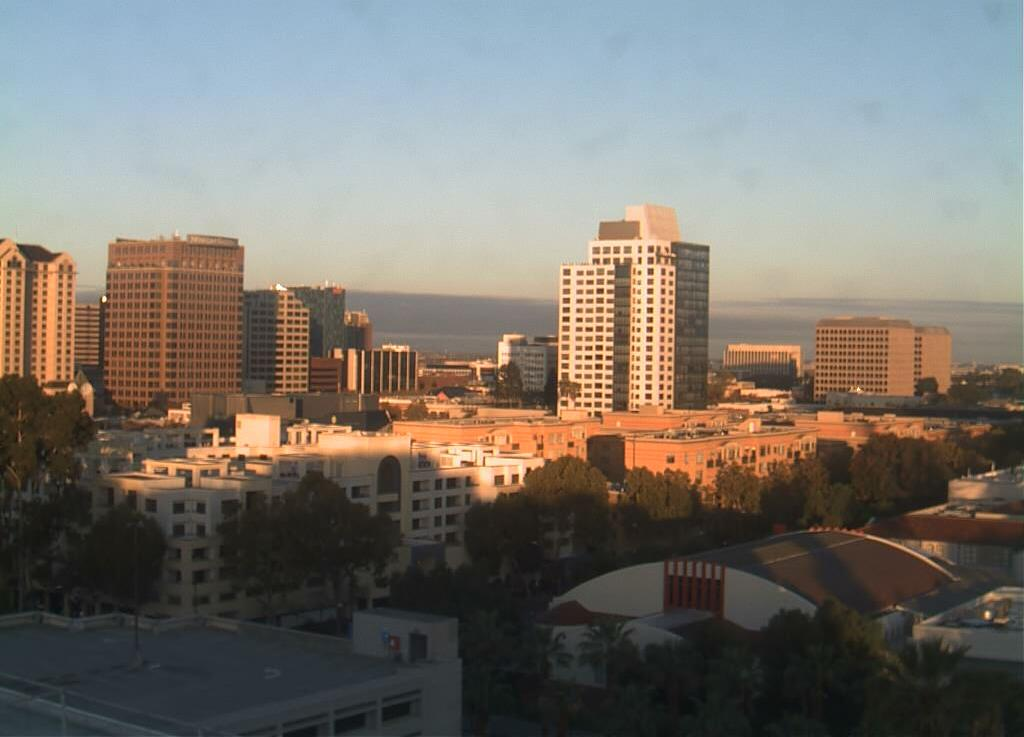
#> input picture 1_1_Image_Representation/day_night_images/training/day/20151101_145511.jpg, 1024 x 737 px; its folder holds only this picture in this run
$ jupyter execute --allow-errors '6_3. Average Brightness.ipynb'   (shell and % lines are left out)
#> lines starting #> are read from the running program, lines starting #| are printed output that depends on the picture
### 1_1_Image_Representation/helpers.py
# Helper functions

import os
import glob # library for loading images from a directory
import matplotlib.image as mpimg

import cv2


# This function loads in images and their labels and places them in a list
# The list contains all images and their associated labels
# For example, after data is loaded, im_list[0][:] will be the first image-label pair in the list
def load_dataset(image_dir):

    # Populate this empty image list
#> called with image_dir = 'day_night_images/training/'
    im_list = []
    image_types = ["day", "night"]

    # Iterate through each color folder
    for im_type in image_types:

        # Iterate through each image file in each image_type folder
        # glob reads in any image with the extension "image_dir/im_type/*"
        for file in glob.glob(os.path.join(image_dir, im_type, "*")):

            # Read in the image
            im = mpimg.imread(file)
#> im is the input picture: shape (737, 1024, 3); mean R, G, B 120.9, 116.4, 109.5

            # Check if the image exists/if it's been correctly read-in
            if not im is None:
                # Append the image, and it's type (red, green, yellow) to the image list
                im_list.append((im, im_type))

    return im_list


## Standardize the input images
# Resize each image to the desired input size: 600x1100px (hxw).

## Standardize the output
# With each loaded image, we also specify the expected output.
# For this, we use binary numerical values 0/1 = night/day.


# This function should take in an RGB image and return a new, standardized version
# 600 height x 1100 width image size (px x px)
def standardize_input(image):

    # Resize image and pre-process so that all "standard" images are the same size
    standard_im = cv2.resize(image, (1100, 600))

    return standard_im


# Examples:
# encode("day") should return: 1
# encode("night") should return: 0
def encode(label):

    numerical_val = 0
    if(label == 'day'):
        numerical_val = 1
    # else it is night and can stay 0

    return numerical_val

# using both functions above, standardize the input images and output labels
def standardize(image_list):

    # Empty image data array
    standard_list = []

    # Iterate through all the image-label pairs
    for item in image_list:
        image = item[0]
        label = item[1]

        # Standardize the image
        standardized_im = standardize_input(image)

        # Create a numerical label
        binary_label = encode(label)

        # Append the image, and it's one hot encoded label to the full, processed list of image data
        standard_list.append((standardized_im, binary_label))

    return standard_list

### 1_1_Image_Representation/6_3. Average Brightness.ipynb
# Day and Night Image Classifier
---

The day/night image dataset consists of 200 RGB color images in two categories: day and night. There are equal numbers of each example: 100 day images and 100 night images.

We'd like to build a classifier that can accurately label these images as day or night, and that relies on finding distinguishing features between the two types of images!

*Note: All images come from the [AMOS dataset](http://cs.uky.edu/~jacobs/datasets/amos/) (Archive of Many Outdoor Scenes).*

### Import resources

Before you get started on the project code, import the libraries and resources that you'll need.

[cell 1]
import cv2 # computer vision library
import helpers

import numpy as np
import matplotlib.pyplot as plt
import matplotlib.image as mpimg

## Training and Testing Data
The 200 day/night images are separated into training and testing datasets.

* 60% of these images are training images, for you to use as you create a classifier.
* 40% are test images, which will be used to test the accuracy of your classifier.

First, we set some variables to keep track of some where our images are stored:

    image_dir_training: the directory where our training image data is stored
    image_dir_test: the directory where our test image data is stored

[cell 2]
# Image data directories
image_dir_training = "day_night_images/training/"
image_dir_test = "day_night_images/test/"

## Load the datasets

These first few lines of code will load the training day/night images and store all of them in a variable, `IMAGE_LIST`. This list contains the images and their associated label ("day" or "night").

For example, the first image-label pair in `IMAGE_LIST` can be accessed by index:
``` IMAGE_LIST[0][:]```.

[cell 3]
# Using the load_dataset function in helpers.py
# Load training data
IMAGE_LIST = helpers.load_dataset(image_dir_training)
#> IMAGE_LIST = 2 items

## Construct a `STANDARDIZED_LIST` of input images and output labels.

This function takes in a list of image-label pairs and outputs a **standardized** list of resized images and numerical labels.

[cell 4]
# Standardize all training images
STANDARDIZED_LIST = helpers.standardize(IMAGE_LIST)
#> the loop in standardize, `for item in image_list:` made 2 passes
#> (label, numerical_val in encode, binary_label) on passes 1 to 2: ('day', 1, 1), ('night', 0, 0)
#> pass 1, in standardize_input, `standard_im = cv2.resize(image, (1100, 600))`:
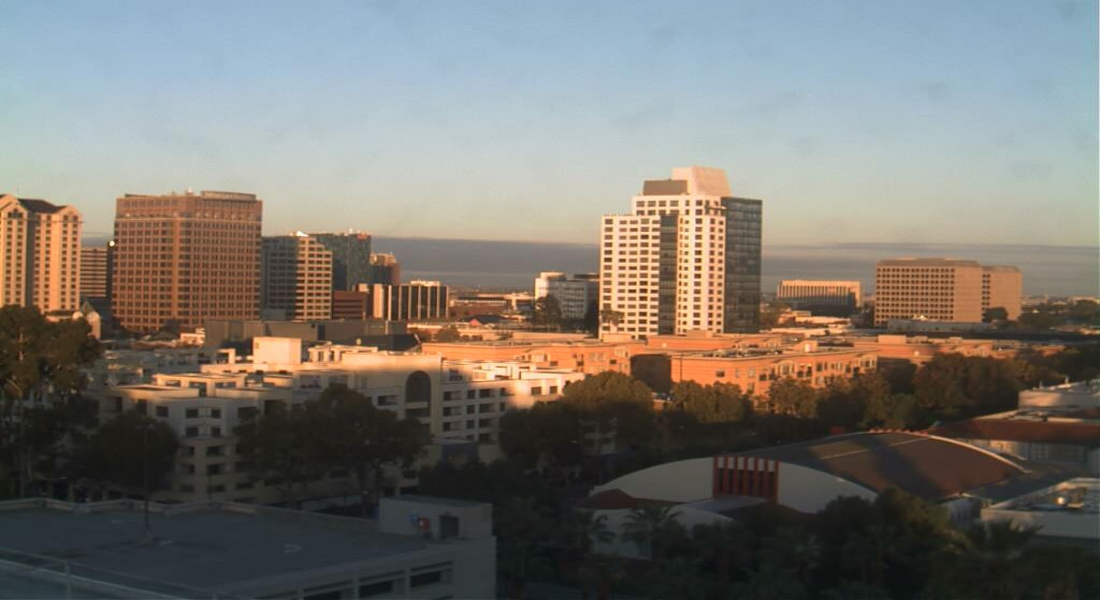
#> standard_im: shape (600, 1100, 3); mean R, G, B 120.8, 116.3, 109.4
#> pass 2, in standardize_input (call 2), `standard_im = cv2.resize(image, (1100, 600))`:
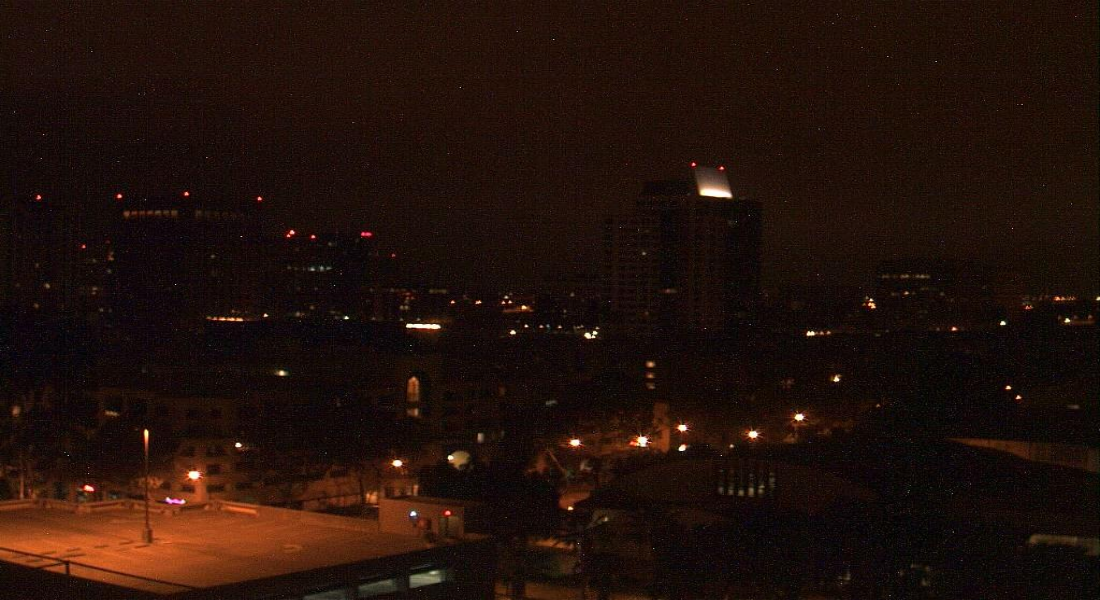
#> standard_im: shape (600, 1100, 3); mean R, G, B 33.7, 16.6, 10.3
#> STANDARDIZED_LIST = 2 items

## Visualize the standardized data

Display a standardized image from STANDARDIZED_LIST.

[cell 5]
# Display a standardized image and its label

# Select an image by index
image_num = 0
selected_image = STANDARDIZED_LIST[image_num][0]
selected_label = STANDARDIZED_LIST[image_num][1]
#> selected_label = 1

# Display image and data about it
plt.imshow(selected_image)
print("Shape: "+str(selected_image.shape))
#| Shape: (600, 1100, 3)
print("Label [1 = day, 0 = night]: " + str(selected_label))
#| Label [1 = day, 0 = night]: 1

# Feature Extraction

Create a feature that represents the brightness in an image. We'll be extracting the **average brightness** using HSV colorspace. Specifically, we'll use the V channel (a measure of brightness), add up the pixel values in the V channel, then divide that sum by the area of the image to get the average Value of the image.

## RGB to HSV conversion

Below, a test image is converted from RGB to HSV colorspace and each component is displayed in an image.

[cell 6]
# Convert and image to HSV colorspace
# Visualize the individual color channels

image_num = 0
test_im = STANDARDIZED_LIST[image_num][0]
test_label = STANDARDIZED_LIST[image_num][1]
#> test_label = 1

# Convert to HSV
hsv = cv2.cvtColor(test_im, cv2.COLOR_RGB2HSV)
#> hsv: shape (600, 1100, 3); mean H, S, V 52.9, 63.8, 132.1

# Print image label
print('Label: ' + str(test_label))
#| Label: 1

# HSV channels
h = hsv[:,:,0]
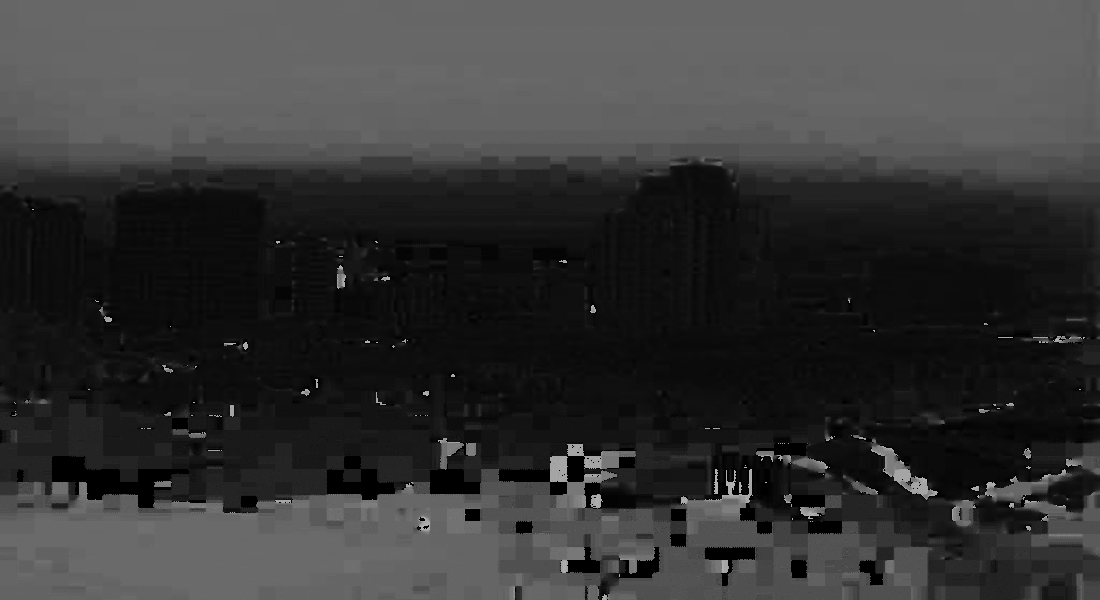
#> h: shape (600, 1100); min 0, max 179, mean 52.9
s = hsv[:,:,1]
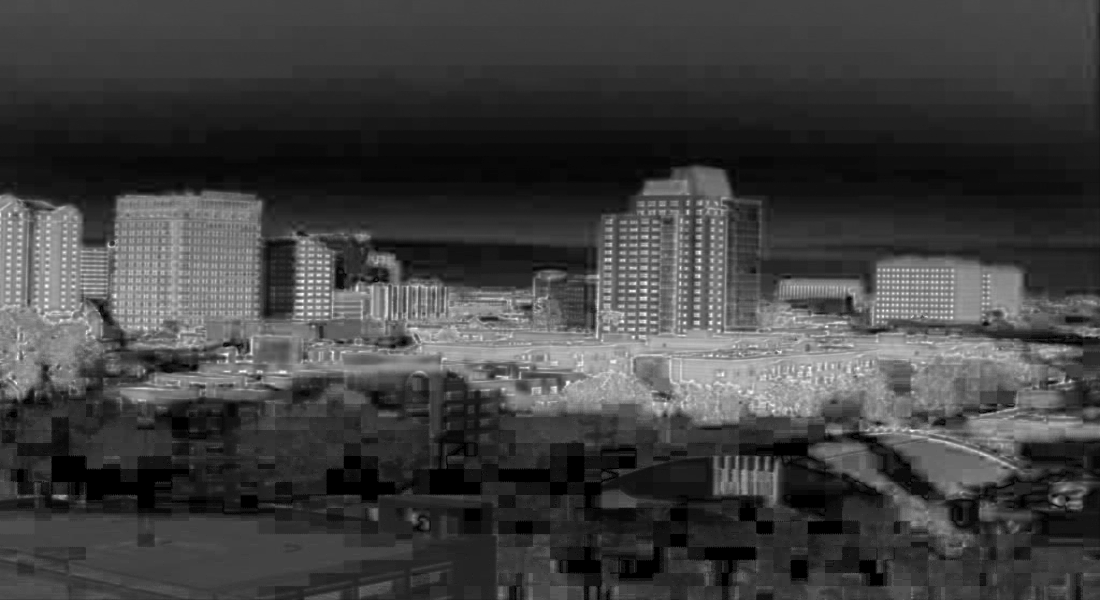
#> s: shape (600, 1100); min 0, max 255, mean 63.8
v = hsv[:,:,2]
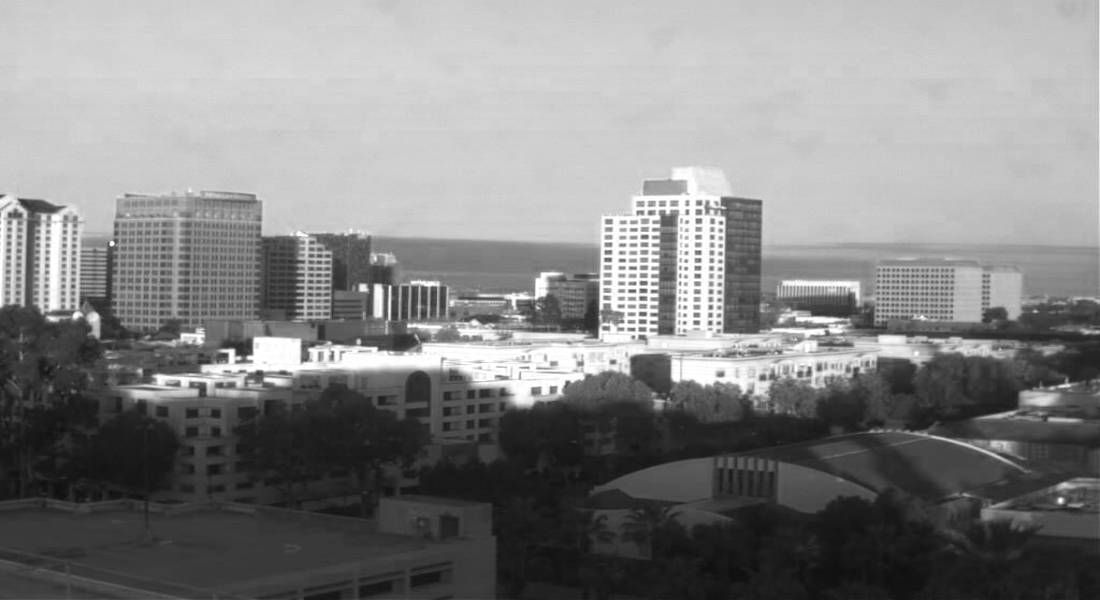
#> v: shape (600, 1100); min 15, max 255, mean 132.1

# Plot the original image and the three channels
f, (ax1, ax2, ax3, ax4) = plt.subplots(1, 4, figsize=(20,10))
ax1.set_title('Standardized image')
ax1.imshow(test_im)
ax2.set_title('H channel')
ax2.imshow(h, cmap='gray')
ax3.set_title('S channel')
ax3.imshow(s, cmap='gray')
ax4.set_title('V channel')
ax4.imshow(v, cmap='gray')
